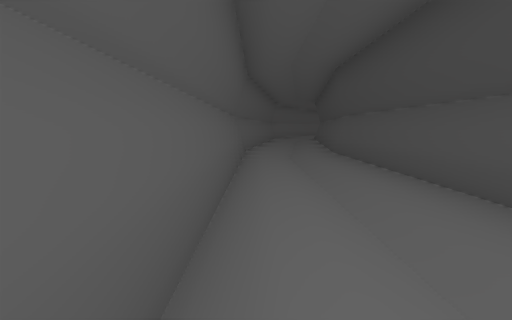
View 1 (above)

21 first-person views from a walk through a 3-D level made in the Unity game engine. The camera is 1.3 m above the floor, tilts 6° down and sees 80° across. The floor is counted in squares, 2 m on a side. Each view is taken from the middle of a square. On the plan, view 1 faces up. The plan holds only what a view shows up to about 10 squares ahead; the rest is blank. The place goes on beyond the plan. The player is left out.

View 2
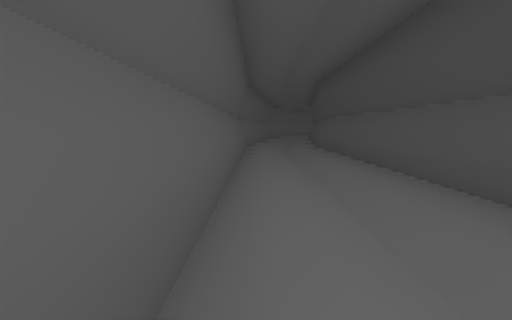

View 3
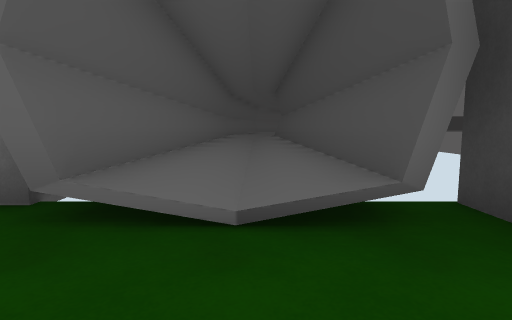

View 4
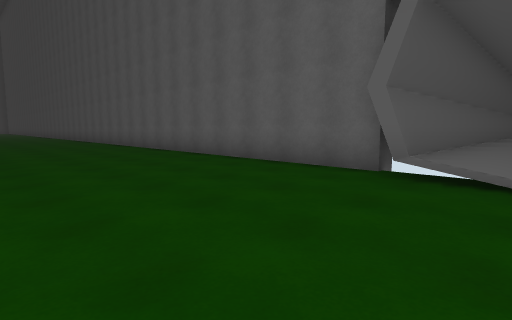

View 5
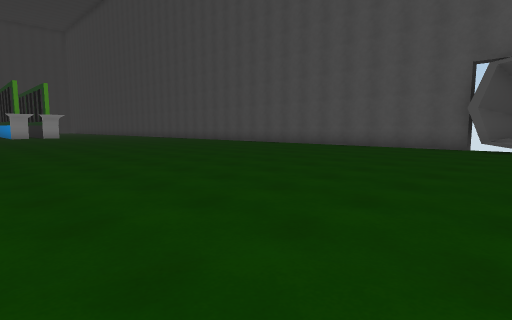

View 6
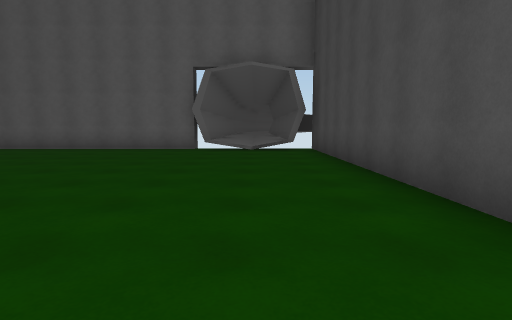

View 7
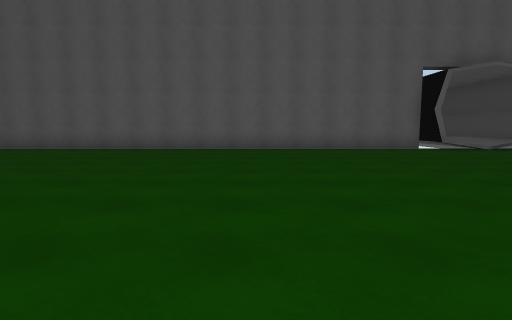

View 8
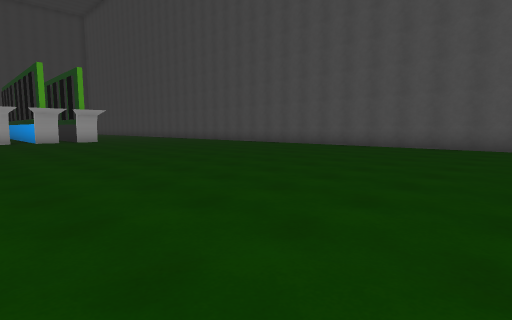

View 9
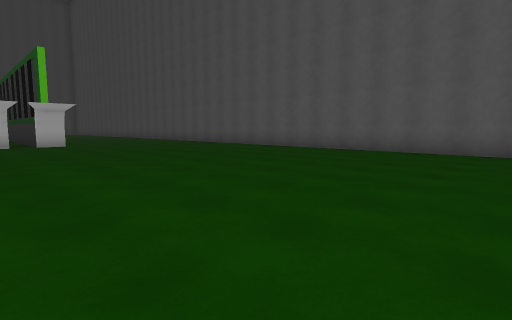

View 10
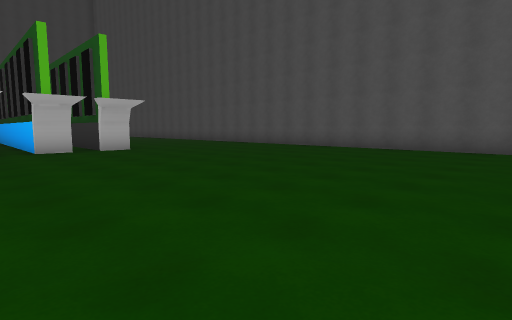

View 11
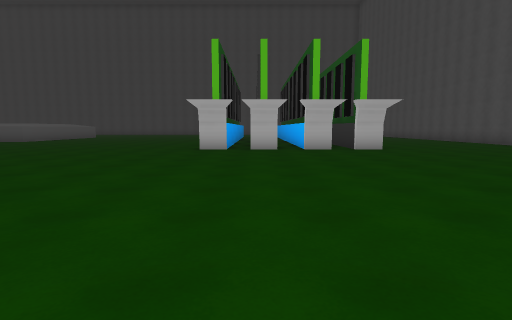

View 12
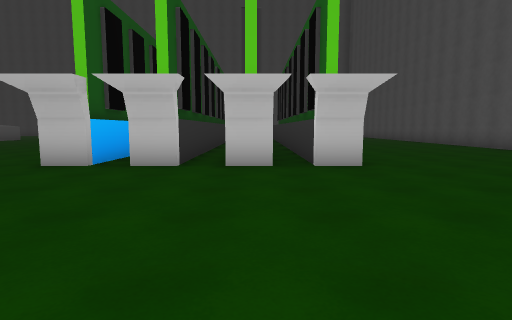

View 13
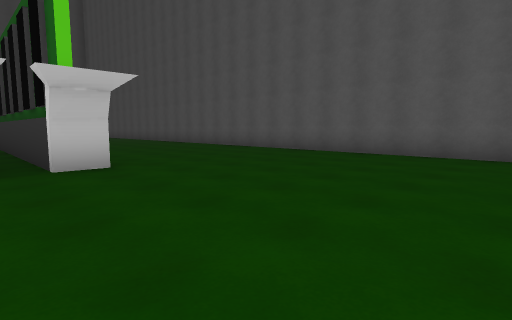

View 14
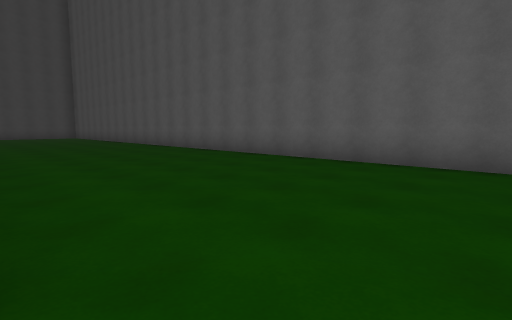

View 15
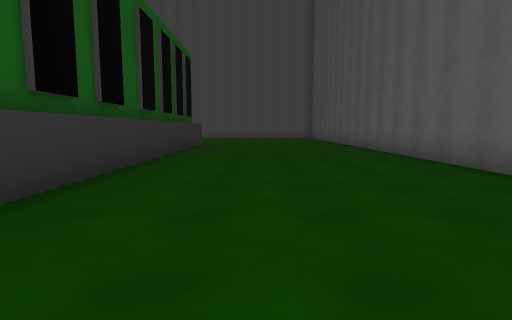

View 16
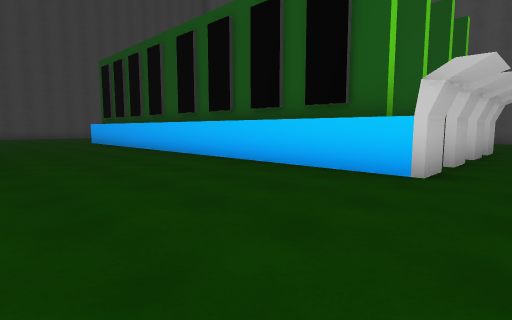

View 17
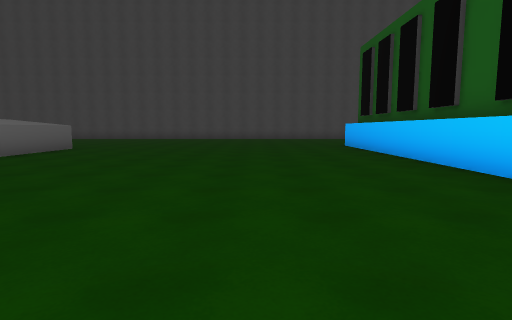

View 18
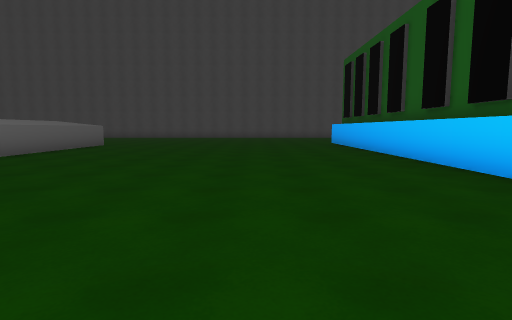

View 19
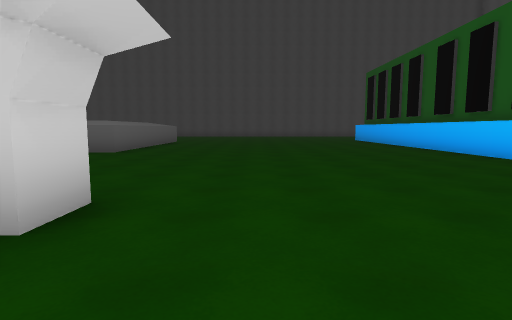

View 20
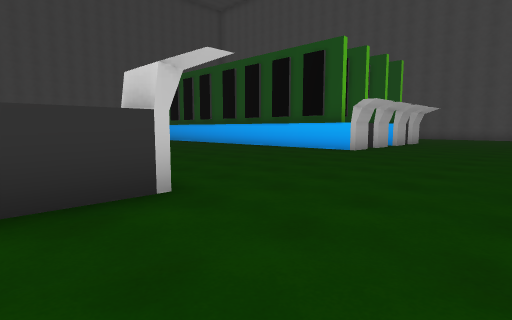

View 21
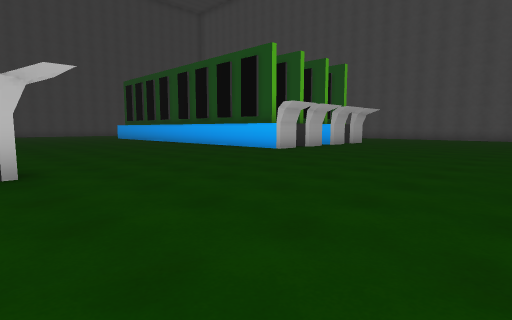

### Floor plan
Key: @ floor where view 1 was taken; # wall or solid block; . main floor; : floor 0.25 m higher than the main floor; / step, stairs or slope.
Columns run from 33 left of view 1 to 3 right of it. Each row starts with its distance up from view 1.
 10                                  #//
  9                                  /:/
  8                                  //#
  7                                 #//#
  6                                 #//#
  5                                 #//#
  4                                 #//#
  3                                 #//#
  2                                 #//#
  1                                 #//#
  0                                 #@/#
 -1                                 #//#
 -2                                 #//#
 -3                                 #//#
 -4  #################################/##
 -5  ................................#/##
 -6  ...................................#
 -7  ...................................#
 -8  ...................................#
 -9  ...................................#
-10  ...................................#
-11  ###########........................#
-12         ####........................#
-13        .............................
-14        #####.......................
-15 ############......... ...... ......
-16 ....................
-17 ...................
-18 ...................
-19 ...................
-20 ...................
-21 ...................
-22 ...................
-23 .............#.....
-24 ...........  #...

Positions as (right, up) in squares from view 1, and headings:
1: (0, 0), facing up
2: (0, -2), facing up
3: (1, -7), facing up
4: (1, -9), facing up-left
5: (1, -15), facing up-left
6: (1, -14), facing up
7: (-6, -14), facing up
8: (-6, -15), facing up-left
9: (-9, -13), facing up-left
10: (-12, -14), facing up-left
11: (-12, -14), facing left
12: (-16, -12), facing left
13: (-16, -12), facing up-left
14: (-20, -10), facing up-left
15: (-22, -8), facing left
16: (-20, -20), facing up-left
17: (-23, -19), facing left
18: (-21, -19), facing left
19: (-18, -21), facing left
20: (-17, -24), facing up-left
21: (-15, -23), facing up-left
